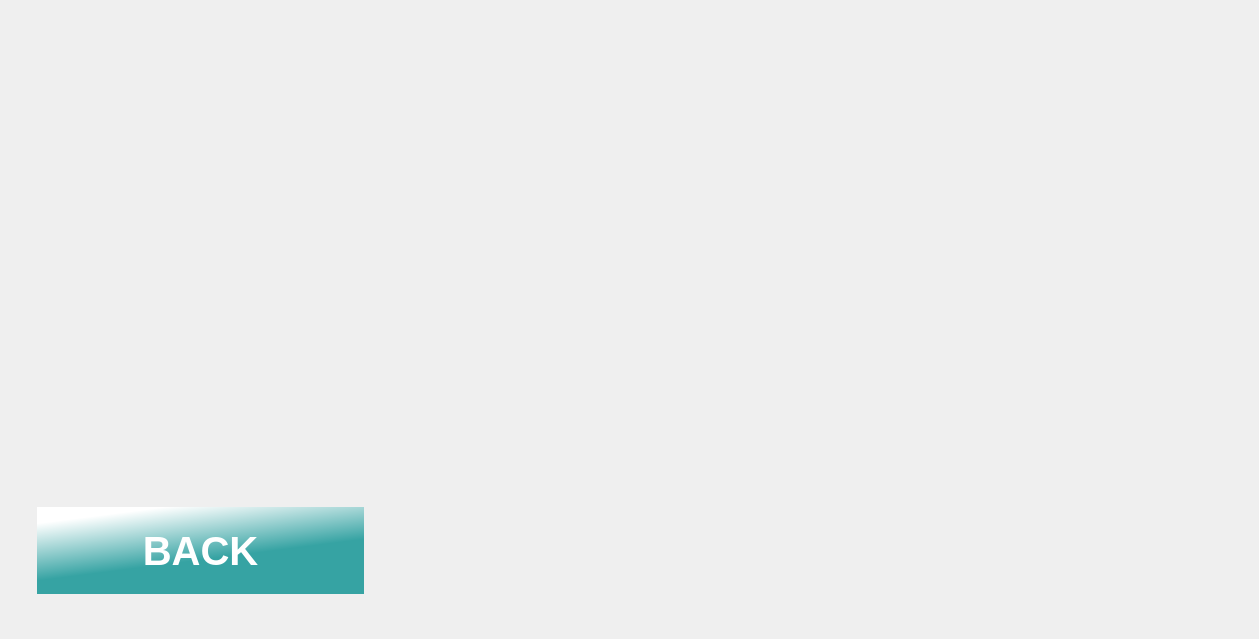
    <widget class="QWidget" name="page_84">
     <widget class="QLabel" name="label_152">
      <property name="geometry">
       <rect>
        <x>0</x>
        <y>0</y>
        <width>1250</width>
        <height>630</height>
       </rect>
      </property>
      <property name="text">
       <string/>
      </property>
      <property name="pixmap">
       <pixmap resource="icon.qrc">:/adding/adding/rm380-02-knyfs2py.jpg</pixmap>
      </property>
      <property name="scaledContents">
       <bool>true</bool>
      </property>
     </widget>
     <widget class="QLabel" name="label_170">
      <property name="geometry">
       <rect>
        <x>440</x>
        <y>20</y>
        <width>581</width>
        <height>561</height>
       </rect>
      </property>
      <property name="text">
       <string/>
      </property>
      <property name="pixmap">
       <pixmap resource="Res2.qrc">:/Rb_to_54/Rb_to_54/41.png</pixmap>
      </property>
      <property name="scaledContents">
       <bool>true</bool>
      </property>
     </widget>
     <widget class="QPushButton" name="Nb_back_4">
      <property name="geometry">
       <rect>
        <x>30</x>
        <y>500</y>
        <width>341</width>
        <height>101</height>
       </rect>
      </property>
      <property name="font">
       <font>
        <pointsize>30</pointsize>
        <italic>false</italic>
        <bold>true</bold>
       </font>
      </property>
      <property name="autoFillBackground">
       <bool>false</bool>
      </property>
      <property name="styleSheet">
       <string notr="true">QPushButton
{
border:none;
color:white;
	
	
	background-color: qlineargradient(spread:pad, x1:0.651, y1:0.536, x2:0.393796, y2:0, stop:0 rgba(54, 163, 163, 255), stop:1 rgba(255, 255, 255, 255));
	
margin:7px;

}
QPushButton:pressed
{
	
	background-color: qlineargradient(spread:pad, x1:0.512878, y1:0.513273, x2:0.653182, y2:1, stop:0 rgba(54, 163, 163, 255), stop:1 rgba(255, 255, 255, 255));
}</string>
      </property>
      <property name="text">
       <string>BACK</string>
      </property>
     </widget>
    </widget>
